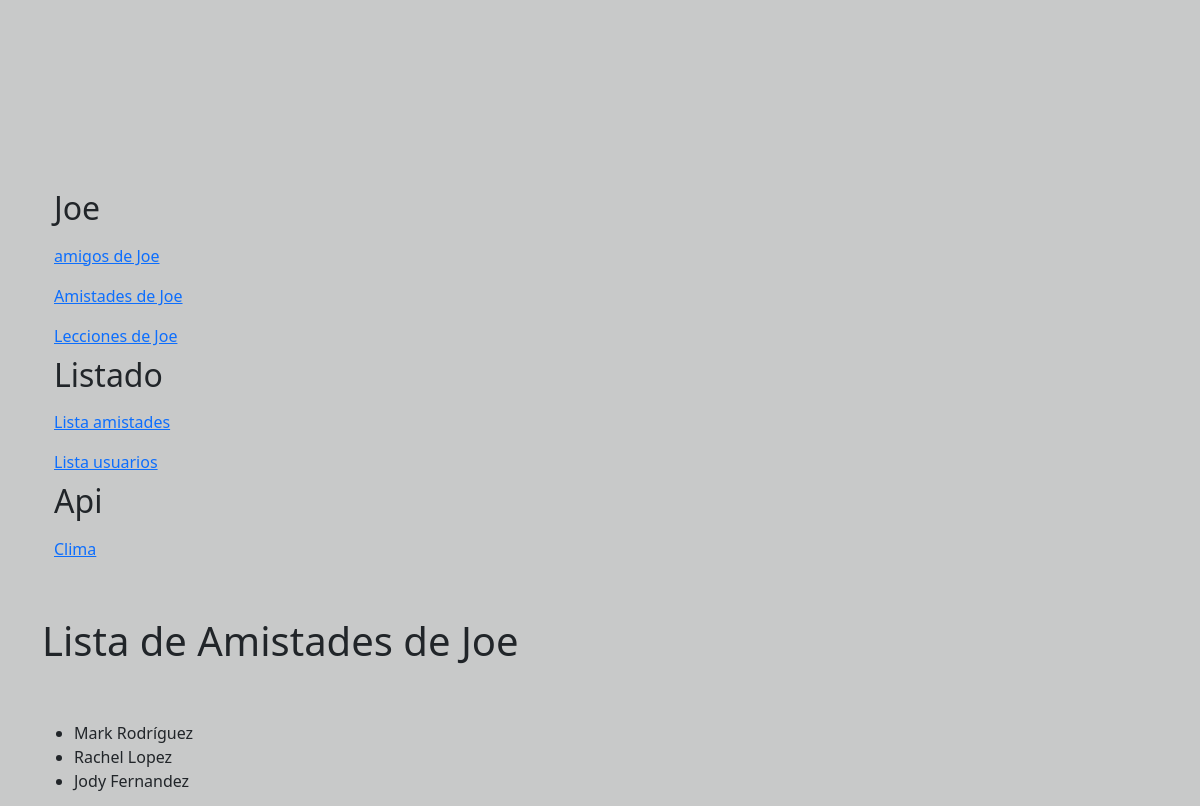
The app's page /amistades/ with its own data.
### aplicacion/models.py (models this page shows, shortened)
class Estudiante(models.Model):
    nombre = models.CharField(max_length=50, blank=False)
    apellido = models.CharField(max_length=50, blank=False)
    email = models.EmailField(blank=False)
    lecciones = models.ManyToManyField(Curso, related_name='estudiantes')
    amigos = models.ManyToManyField('self', blank=True)

### aplicacion/views.py (the view)
# urls.py: path('amistades/', listar_amistades, name="amistades"),
def listar_amistades(request):
    joe = Estudiante.objects.get(nombre='Joe')
    amigos = joe.amigos.all()
    contexto = {'amigos': amigos, 'joe': joe}
    return render(request, "aplicacion/listar_amistades.html", contexto)

### aplicacion/templates/aplicacion/listar_amistades.html
{% extends 'aplicacion/home.html' %}
{% load static %}
{% block contenido %}
<body>
    <h1>Lista de Amistades de Joe</h1>
    <br><br>
    <ul>
        {% for amigo in amigos %}
            <li>{{ amigo.nombre }} {{ amigo.apellido }}</li>
        {% endfor %}
    </ul>
</body>
{% endblock contenido %}

### aplicacion/static/aplicacion/css/styles.css (style rules this page uses)
body { background-color: rgb(200, 201, 201); display: flex; justify-content: center; align-items: center; width: 100%; height: 100%; flex-direction: column; }

### records on screen
Estudiante: nombre "Mark", apellido "Rodríguez"
Estudiante: nombre "Rachel", apellido "Lopez"
Estudiante: nombre "Jody", apellido "Fernandez"
